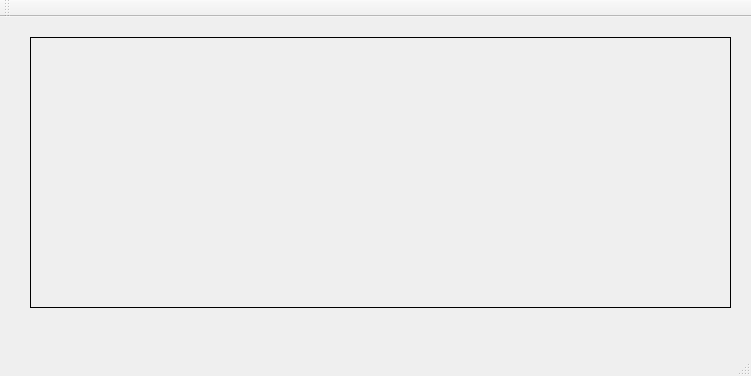
<?xml version="1.0" encoding="UTF-8"?>
<ui version="4.0">
 <class>ImageView</class>
 <widget class="QMainWindow" name="ImageView">
  <property name="geometry">
   <rect>
    <x>0</x>
    <y>0</y>
    <width>751</width>
    <height>376</height>
   </rect>
  </property>
  <property name="windowTitle">
   <string>ImageView</string>
  </property>
  <widget class="QWidget" name="centralWidget">
   <widget class="QLabel" name="lblDisplay">
    <property name="geometry">
     <rect>
      <x>30</x>
      <y>20</y>
      <width>701</width>
      <height>271</height>
     </rect>
    </property>
    <property name="frameShape">
     <enum>QFrame::Box</enum>
    </property>
    <property name="text">
     <string/>
    </property>
   </widget>
  </widget>
  <widget class="QMenuBar" name="menuBar">
   <property name="geometry">
    <rect>
     <x>0</x>
     <y>0</y>
     <width>751</width>
     <height>21</height>
    </rect>
   </property>
  </widget>
  <widget class="QToolBar" name="mainToolBar">
   <attribute name="toolBarArea">
    <enum>TopToolBarArea</enum>
   </attribute>
   <attribute name="toolBarBreak">
    <bool>false</bool>
   </attribute>
  </widget>
  <widget class="QStatusBar" name="statusBar"/>
 </widget>
 <layoutdefault spacing="6" margin="11"/>
 <resources/>
 <connections/>
</ui>
